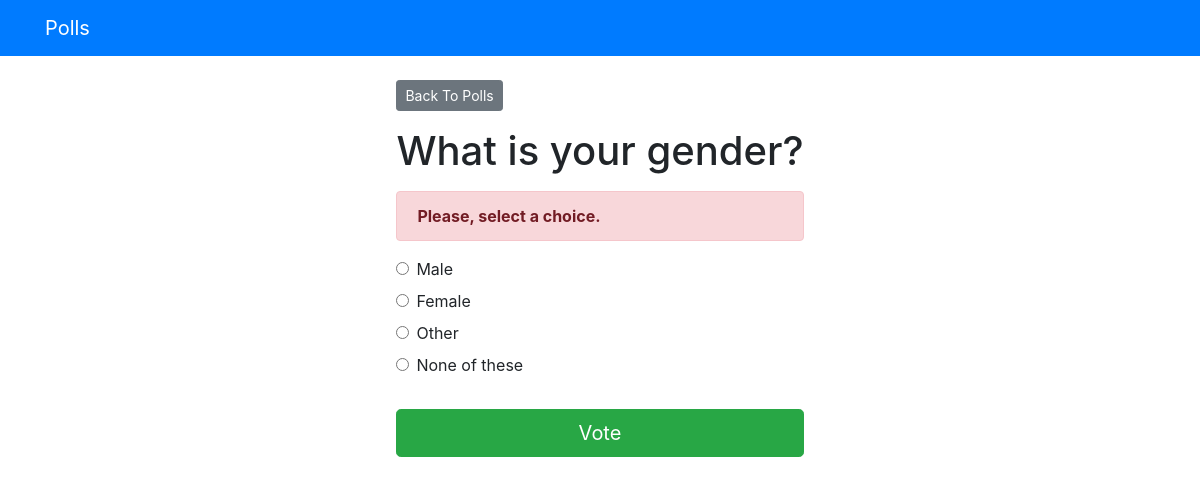
The page /polls/1/vote/ on the database its author committed.
### polls/models.py (models this page shows, shortened)
class Question(models.Model):
    question_text = models.CharField(max_length=200)
    pub_date = models.DateTimeField(default=timezone.now)

class Choice(models.Model):
    question = models.ForeignKey(Question, on_delete=models.CASCADE)
    choice_text = models.CharField(max_length=200)
    votes = models.IntegerField(default=0)

### polls/views.py (the view)
# urls.py: path('<int:question_id>/vote/', vote, name ='vote'),
def vote(request, question_id):
    question = get_object_or_404(Question, pk = question_id)
    try:
        selected_choice = question.choice_set.get(pk = request.POST['choice'])
    except (KeyError, Choice.DoesNotExist):
        return render(request, 'polls/detail.html', {
            'question': question,
            'error_message': "Please, select a choice.",
        })
    else:
        selected_choice.votes += 1
        selected_choice.save()
        return HttpResponseRedirect(reverse('results', args =(question.id, )))

### templates/polls/detail.html (shortened to what this page needs)
{% extends 'base.html' %}
{% block content %}
    <a class="btn btn-secondary btn-sm mb-3" href="{% url 'polls' %}">Back To Polls</a>
    <h1 class="text-center mb-3">{{ question.question_text }}</h1>
    {% if error_message %}
        <p class="alert alert-danger">
            <strong>{{ error_message }}</strong>
        </p>
    {% endif %}
    <form action="{% url 'vote' question.id %}" method="post">
        {% for choice in question.choice_set.all %}
            <div class="form-check">
                <input type="radio" name="choice" class="form-check-input" id="choice{{ forloop.counter }}"
                    value="{{ choice.id }}" />
                <label for="choice{{ forloop.counter }}">{{ choice.choice_text }}</label>
            </div>
        {% endfor %}
        <input type="submit" value="Vote" class="btn btn-success btn-lg btn-block mt-4" />
    </form>
{% endblock %}

### rows shown on the page
Question: question_text "What is your gender?"
Choice: choice_text "Male"
Choice: choice_text "Female"
Choice: choice_text "Other"
Choice: choice_text "None of these"

### other values the page prints
{{ error_message }} "Please, select a choice."
